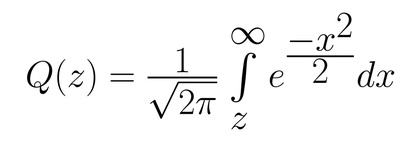
%> input picture stanford/stanford_code/Equations/Clean/demo_equation_hr.jpg, 420 x 152 px, shrunk from 3912 x 1413 before the run
$ octave LightingTimingTest.m   (GNU Octave 9; MATLAB toolbox functions it lacks are replaced by stand-ins)
%> lines starting %> are read from the running program, lines starting %| are printed output that depends on the picture; in (x1, y1, x2, y2) boxes, pixels count from 0 and x2, y2 are one past the last pixel; in counts of white or black regions, pixels touching at a corner belong together; the program's own positions count from 1
### stanford/stanford_code/fn_lighting_compensation.m
function bw_img = fn_lighting_compensation(img)
%FN_LIGHTING_COMPENSATION Takes in an rgb image of an equation and
% returns a binarized version of the image for which uneven lighting has
% been compensated. Output will not be inverted.

% Check if image needs lighting compensation by checking to see what
% proportion of pixels are in mid grayscale values
gray_img=rgb2gray(img);
[height, width] = size(img(:,:,1));
num_mid_gray = sum(sum(gray_img<240 & gray_img >15));
if num_mid_gray < 0.1*height*width % Should just be a scanned image
    thresh = graythresh(gray_img);
    bw_img = im2bw(gray_img,thresh);
else % Perform lighting compensation

    if height*width < 2000*1000
        blur_flag = false;
    else
        blur_flag = true;
    end

    if blur_flag
        fg = fspecial('gaussian', 10, 3);
        gray_img = imfilter(gray_img, fg, 'conv','replicate');
    end

    % Set the window size of the filter based on image dimensions
    win_size = round(min(height/60,width/60));

    % Get the window mean of each pixel by filtering using an averaging filter
    window_means=imfilter(gray_img,fspecial('average',win_size),'replicate');

    % Remove the mean and threshold. Also inverts the image.
    demeaned=window_means-gray_img-10;
    bw_img=im2bw(demeaned,0);

    % Remove small noise pixels.
    noise_size = round(0.0001*height*width);
    bw_img = bwareaopen(bw_img, noise_size);

    % Close gaps in edges
    se = strel('square',4);
    bw_img = imclose(bw_img,se);


    % Fill small holes (less than 5% of area of image)
    small_hole_thresh = round(0.0001*height*width);
    filled = imfill(bw_img,'holes');
    holes = filled & ~bw_img;
    lg_holes = bwareaopen(holes,small_hole_thresh);
    sm_holes = holes &~lg_holes;
    bw_img = bw_img | sm_holes;

    % Return image to original polarity.
    bw_img = ~bw_img;
end
end

### stanford/stanford_code/Test Scripts/fn_lighting_otsu.m
function bw_img = fn_lighting_otsu(img)
%FN_LIGHTING_COMPENSATION. ONLY FOR TESTING.
% Takes in an rgb image of an equation and returns a binarized version of
% the image for which uneven lighting has been compensated.
% Output will not be inverted.
addpath('../');
% Check if image needs lighting compensation by checking to see what
% proportion of pixels are in mid grayscale values
gray_img=rgb2gray(img);
[height, width] = size(img(:,:,1));
num_mid_gray = sum(sum(gray_img<240 & gray_img >15));
if num_mid_gray < 0.1*height*width % Should just be a scanned image
    thresh = graythresh(gray_img);
    bw_img = im2bw(gray_img,thresh);
else % Perform lighting compensation

    if height*width < 2000*1000
        blur_flag = false;
    else
        blur_flag = true;
    end

    if blur_flag
        fg = fspecial('gaussian', 10, 3);
        gray_img = imfilter(gray_img, fg, 'conv','replicate');
    end

    % Set the window size of the filter based on image dimensions
    win_size = round(min(height/60,width/60));
    [h,w] = size(gray_img);
    bw_img = false(size(gray_img));
    gray_img = im2double(gray_img);
    for i = 1+floor(win_size/2):win_size:h-ceil(win_size/2)
        for j = 1+floor(win_size/2):win_size:w-ceil(win_size/2)
            window =  gray_img(max(1,i-win_size):min(h,i+win_size),...
                                max(1,j-win_size):min(w,j+win_size));
            var_win = var(window(:));
            if var_win > 0.001
                thresh = graythresh(window);
                window = im2bw(window, thresh);
                bw_img(max(1,i-win_size):min(h,i+win_size),...
                                max(1,j-win_size):min(w,j+win_size)) = window;
            else
                mean_val = mean(window(:));
                bw_img(max(1,i-win_size):min(h,i+win_size),...
                                max(1,j-win_size):min(w,j+win_size)) = mean_val > 0.5;
            end
        end
    end

    % Remove small noise pixels.
    noise_size = round(0.0001*height*width);
    bw_img = bwareaopen(bw_img, noise_size);

    % Close gaps in edges
    se = strel('square',4);
    bw_img = imclose(bw_img,se);


    % Fill small holes (less than 5% of area of image)
    small_hole_thresh = round(0.0001*height*width);
    filled = imfill(bw_img,'holes');
    holes = filled & ~bw_img;
    lg_holes = bwareaopen(holes,small_hole_thresh);
    sm_holes = holes &~lg_holes;
    bw_img = bw_img | sm_holes;

    % Return image to original polarity.
    bw_img = ~bw_img;
end
end

### stanford/stanford_code/Test Scripts/LightingTimingTest.m
% Compares the run times for our implementation of adaptive
% thresholding using mean filtering vs using otsu's method.
addpath('../');
fname = '../Equations/Images/demo_equation_hr.jpg';
img = imread(fname);
%> img is the input picture: size 152x420x3 uint8; mean R, G, B 246.6, 246.6, 246.6

t = cputime;
tic
for i = 1:20
    fn_lighting_compensation(img);
end
%> this loop made 20 passes
%> pass 1, in fn_lighting_compensation, `bw_img = im2bw(gray_img,thresh);`:
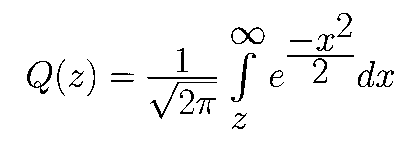
%> bw_img: size 152x420 logical; 96.4% white; black in thin lines or dots, all inside (x1, y1, x2, y2) = (27, 13, 394, 129)
toc
e1 = cputime-t;

t = cputime;
tic
for i = 1:20
    fn_lighting_otsu(img);
end
toc
e2 = cputime-t;
% These numbers seem inaccurate, but the relative times taken is still
% useful to compar.
disp(['Our implementation: ' num2str(e1)])
disp(['Using Otsu''s: '  num2str(e2)])
